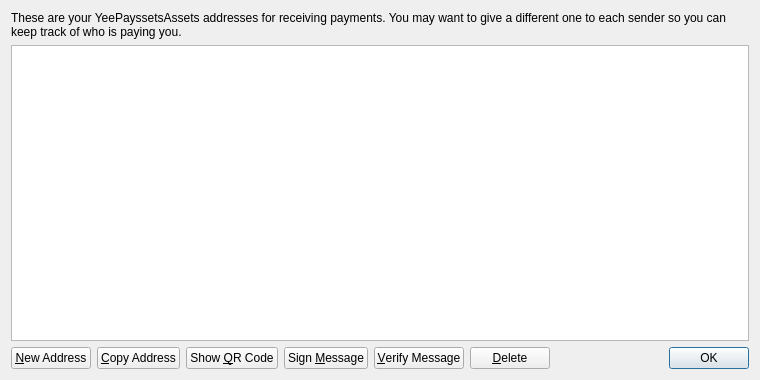
<?xml version="1.0" encoding="UTF-8"?>
<ui version="4.0">
 <class>AddressBookPage</class>
 <widget class="QWidget" name="AddressBookPage">
  <property name="geometry">
   <rect>
    <x>0</x>
    <y>0</y>
    <width>760</width>
    <height>380</height>
   </rect>
  </property>
  <property name="windowTitle">
   <string>Address Book</string>
  </property>
  <layout class="QVBoxLayout" name="verticalLayout">
   <item>
    <widget class="QLabel" name="labelExplanation">
     <property name="text">
      <string>These are your YeePayssetsAssets addresses for receiving payments. You may want to give a different one to each sender so you can keep track of who is paying you.</string>
     </property>
     <property name="textFormat">
      <enum>Qt::PlainText</enum>
     </property>
     <property name="wordWrap">
      <bool>true</bool>
     </property>
    </widget>
   </item>
   <item>
    <widget class="QTableView" name="tableView">
     <property name="contextMenuPolicy">
      <enum>Qt::CustomContextMenu</enum>
     </property>
     <property name="toolTip">
      <string>Double-click to edit address or label</string>
     </property>
     <property name="tabKeyNavigation">
      <bool>false</bool>
     </property>
     <property name="selectionMode">
      <enum>QAbstractItemView::SingleSelection</enum>
     </property>
     <property name="selectionBehavior">
      <enum>QAbstractItemView::SelectRows</enum>
     </property>
     <property name="sortingEnabled">
      <bool>true</bool>
     </property>
     <attribute name="verticalHeaderVisible">
      <bool>false</bool>
     </attribute>
    </widget>
   </item>
   <item>
    <layout class="QHBoxLayout" name="horizontalLayout">
     <item>
      <widget class="QPushButton" name="newAddressButton">
       <property name="toolTip">
        <string>Create a new address</string>
       </property>
       <property name="text">
        <string>&amp;New Address</string>
       </property>
      </widget>
     </item>
     <item>
      <widget class="QPushButton" name="copyToClipboard">
       <property name="toolTip">
        <string>Copy the currently selected address to the system clipboard</string>
       </property>
       <property name="text">
        <string>&amp;Copy Address</string>
       </property>
      </widget>
     </item>
     <item>
      <widget class="QPushButton" name="showQRCode">
       <property name="text">
        <string>Show &amp;QR Code</string>
       </property>
      </widget>
     </item>
     <item>
      <widget class="QPushButton" name="signMessage">
       <property name="toolTip">
        <string>Sign a message to prove you own a YeePayssetsAssets address</string>
       </property>
       <property name="text">
        <string>Sign &amp;Message</string>
       </property>
      </widget>
     </item>
     <item>
      <widget class="QPushButton" name="verifyMessage">
       <property name="toolTip">
        <string>Verify a message to ensure it was signed with a specified YeePayssetsAssets address</string>
       </property>
       <property name="text">
        <string>&amp;Verify Message</string>
       </property>
      </widget>
     </item>
     <item>
      <widget class="QPushButton" name="deleteButton">
       <property name="toolTip">
        <string>Delete the currently selected address from the list</string>
       </property>
       <property name="text">
        <string>&amp;Delete</string>
       </property>
      </widget>
     </item>
     <item>
      <spacer name="horizontalSpacer">
       <property name="orientation">
        <enum>Qt::Horizontal</enum>
       </property>
       <property name="sizeHint" stdset="0">
        <size>
         <width>40</width>
         <height>20</height>
        </size>
       </property>
      </spacer>
     </item>
     <item>
      <widget class="QDialogButtonBox" name="buttonBox">
       <property name="sizePolicy">
        <sizepolicy hsizetype="Maximum" vsizetype="Fixed">
         <horstretch>0</horstretch>
         <verstretch>0</verstretch>
        </sizepolicy>
       </property>
       <property name="standardButtons">
        <set>QDialogButtonBox::Ok</set>
       </property>
      </widget>
     </item>
    </layout>
   </item>
  </layout>
 </widget>
 <resources>
  <include location="../bitcoin.qrc"/>
 </resources>
 <connections/>
</ui>
